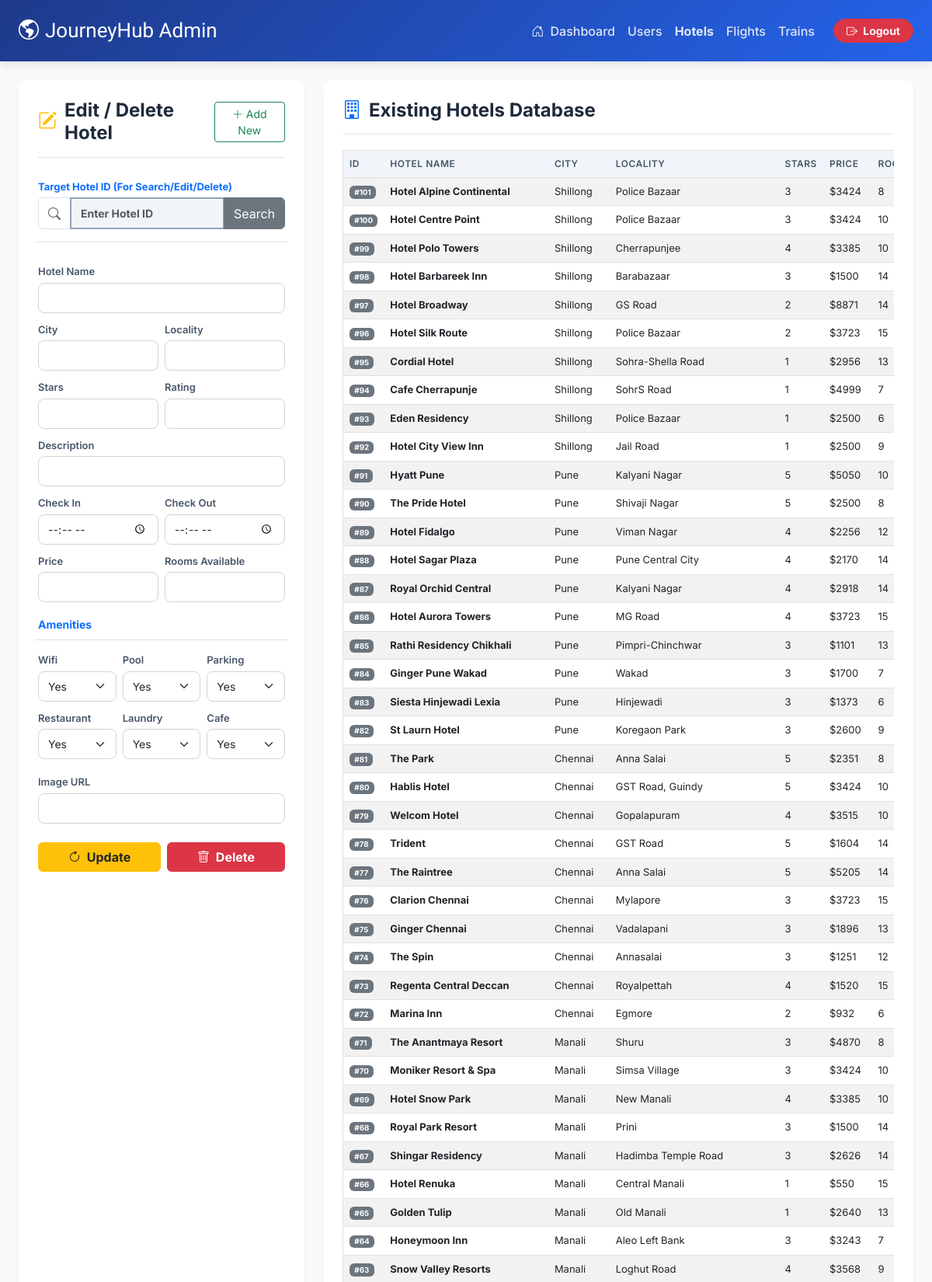
Page /Management/hotels_update.php (signed in, upper part) on the committed database.
### tables this page shows
CREATE TABLE `hotels` (
  `hotelID` int(10) NOT NULL,
  `hotelName` varchar(100) NOT NULL,
  `city` varchar(20) NOT NULL,
  `locality` varchar(50) NOT NULL,
  `stars` int(5) NOT NULL,
  `rating` varchar(5) NOT NULL,
  `hotelDesc` varchar(1000) NOT NULL,
  `checkIn` varchar(6) NOT NULL,
  `checkOut` varchar(6) NOT NULL,
  `price` int(10) NOT NULL,
  `roomsAvailable` int(5) NOT NULL,
  `wifi` varchar(5) NOT NULL,
  `swimmingPool` varchar(5) NOT NULL,
  `parking` varchar(5) NOT NULL,
  `restaurant` varchar(5) NOT NULL,
  `laundry` varchar(5) NOT NULL,
  `cafe` varchar(5) NOT NULL,
  `mainImage` varchar(100) NOT NULL
);

### Management/hotels_update.php (the view, shortened to what this page needs)
<?php
$servername = "localhost";
$username = "root";
$password = "";
$dbname = "travel";
$conn = mysqli_connect($servername, $username, $password, $dbname);
$hotelID = ""; $hotelName = ""; $city = ""; $locality = ""; $stars = ""; $rating = "";
$hotelDesc = ""; $checkIn = ""; $checkOut = ""; $price = ""; $roomsAvailable = "";
$wifi = ""; $swimmingPool = ""; $parking = ""; $restaurant = ""; $laundry = ""; $cafe = ""; $mainImage = "";
?>
<!DOCTYPE html>
<html lang="en">
<head>
    <link href="https://cdn.jsdelivr.net/npm/bootstrap@5.3.0/dist/css/bootstrap.min.css" rel="stylesheet">
    <link href="https://cdn.jsdelivr.net/npm/bootstrap-icons@1.10.5/font/bootstrap-icons.css" rel="stylesheet">
</head>
<body>
    <nav class="navbar navbar-expand-lg navbar-custom mb-4">
        <div class="container-fluid px-4">
            <a class="navbar-brand" href="Home.php">
                <i class="bi bi-globe-americas me-2"></i>JourneyHub Admin
            </a>
            <div class="collapse navbar-collapse" id="navbarNav">
                <ul class="navbar-nav ms-auto align-items-center">
                    <li class="nav-item"><a class="nav-link" href="Home.php"><i class="bi bi-house-door me-1"></i> Dashboard</a></li>
                    <li class="nav-item"><a class="nav-link" href="users_add.php">Users</a></li>
                    <li class="nav-item"><a class="nav-link active fw-bold text-white" href="hotels_add.php">Hotels</a></li>
                    <li class="nav-item"><a class="nav-link" href="flights_add.php">Flights</a></li>
                    <li class="nav-item"><a class="nav-link" href="trains_add.php">Trains</a></li>
                    <li class="nav-item ms-3">
                        <a href="adminLogout.php" class="btn btn-danger btn-sm rounded-pill px-3 fw-bold">
                            <i class="bi bi-box-arrow-right me-1"></i> Logout
                        </a>
                    </li>
                </ul>
            </div>
        </div>
    </nav>
    <div class="container-fluid px-4 pb-5">
        <div class="row g-4">
            <div class="col-lg-4">
                <div class="dashboard-card h-100">
                    <div class="d-flex justify-content-between align-items-center border-bottom pb-3 mb-4">
                        <h4 class="card-header-title border-0 mb-0 pb-0">
                            <i class="bi bi-pencil-square text-warning"></i> Edit / Delete Hotel
                        </h4>
                        <a href="hotels_add.php" class="btn btn-outline-success btn-sm">
                            <i class="bi bi-plus-lg"></i> Add New
                        </a>
                    </div>
                    <form method="post" action="">
                        <div class="row g-2">
                            <div class="col-12 mb-3 pb-3 border-bottom">
                                <label class="form-label text-primary fw-bold">Target Hotel ID (For Search/Edit/Delete)</label>
                                <div class="input-group">
                                    <span class="input-group-text bg-white"><i class="bi bi-search text-muted"></i></span>
                                    <input type="number" name="hotelID" class="form-control search-highlight fw-bold" placeholder="Enter Hotel ID" value="<?php echo htmlspecialchars($hotelID); ?>">
                                    <button type="submit" name="search" class="btn btn-secondary">Search</button>
                                </div>
                            </div>
                            <div class="col-12 mt-2">
                                <label class="form-label">Hotel Name</label>
                                <input type="text" name="hotelName" class="form-control" value="<?php echo htmlspecialchars($hotelName); ?>">
                            </div>
                            <div class="col-md-6 mt-2">
                                <label class="form-label">City</label>
                                <input type="text" name="city" class="form-control" value="<?php echo htmlspecialchars($city); ?>">
                            </div>
                            <div class="col-md-6 mt-2">
                                <label class="form-label">Locality</label>
                                <input type="text" name="locality" class="form-control" value="<?php echo htmlspecialchars($locality); ?>">
                            </div>
                            <div class="col-md-6 mt-2">
                                <label class="form-label">Stars</label>
                                <input type="number" min="1" max="5" name="stars" class="form-control" value="<?php echo htmlspecialchars($stars); ?>">
                            </div>
                            <div class="col-md-6 mt-2">
                                <label class="form-label">Rating</label>
                                <input type="text" name="rating" class="form-control" value="<?php echo htmlspecialchars($rating); ?>">
                            </div>
                            <div class="col-12 mt-2">
                                <label class="form-label">Description</label>
                                <input type="text" name="hotelDesc" class="form-control" value="<?php echo htmlspecialchars($hotelDesc); ?>">
                            </div>
                            <div class="col-md-6 mt-2">
                                <label class="form-label">Check In</label>
                                <input type="time" name="checkIn" class="form-control" value="<?php echo htmlspecialchars($checkIn); ?>">
                            </div>
                            <div class="col-md-6 mt-2">
                                <label class="form-label">Check Out</label>
                                <input type="time" name="checkOut" class="form-control" value="<?php echo htmlspecialchars($checkOut); ?>">
                            </div>
                            <div class="col-md-6 mt-2">
                                <label class="form-label">Price</label>
                                <input type="number" name="price" class="form-control" value="<?php echo htmlspecialchars($price); ?>">
                            </div>
                            <div class="col-md-6 mt-2">
                                <label class="form-label">Rooms Available</label>
                                <input type="number" name="roomsAvailable" class="form-control" value="<?php echo htmlspecialchars($roomsAvailable); ?>">
                            </div>
                            <div class="col-12 mt-3 mb-1 border-bottom pb-2">
                                <span class="fw-bold text-primary" style="font-size: 14px;">Amenities</span>
                            </div>
                            <div class="col-md-4 mt-2">
                                <label class="form-label">Wifi</label>
                                <select name="wifi" class="form-select">
                                    <option value="Yes" <?php if($wifi == 'Yes') echo 'selected'; ?>>Yes</option>
                                </select>
                            </div>
                            <div class="col-md-4 mt-2">
                                <label class="form-label">Pool</label>
                                <select name="swimmingPool" class="form-select">
                                    <option value="Yes" <?php if($swimmingPool == 'Yes') echo 'selected'; ?>>Yes</option>
                                </select>
                            </div>
                            <div class="col-md-4 mt-2">
                                <label class="form-label">Parking</label>
                                <select name="parking" class="form-select">
                                    <option value="Yes" <?php if($parking == 'Yes') echo 'selected'; ?>>Yes</option>
                                </select>
                            </div>
                            <div class="col-md-4 mt-2">
                                <label class="form-label">Restaurant</label>
                                <select name="restaurant" class="form-select">
                                    <option value="Yes" <?php if($restaurant == 'Yes') echo 'selected'; ?>>Yes</option>
                                </select>
                            </div>
                            <div class="col-md-4 mt-2">
                                <label class="form-label">Laundry</label>
                                <select name="laundry" class="form-select">
                                    <option value="Yes" <?php if($laundry == 'Yes') echo 'selected'; ?>>Yes</option>
                                </select>
                            </div>
                            <div class="col-md-4 mt-2">
                                <label class="form-label">Cafe</label>
                                <select name="cafe" class="form-select">
                                    <option value="Yes" <?php if($cafe == 'Yes') echo 'selected'; ?>>Yes</option>
                                </select>
                            </div>
                            <div class="col-12 mt-3">
                                <label class="form-label">Image URL</label>
                                <input type="text" name="mainImage" class="form-control" value="<?php echo htmlspecialchars($mainImage); ?>">
                            </div>
                            <div class="col-12 mt-4">
                                <div class="d-flex gap-2">
                                    <button type="submit" name="update" class="btn btn-warning flex-grow-1 fw-bold text-dark">
                                        <i class="bi bi-arrow-clockwise me-1"></i> Update
                                    </button>
                                    <button type="submit" name="delete" class="btn btn-danger flex-grow-1 fw-bold" onclick="return confirm('Are you sure you want to completely delete this Hotel?');">
                                        <i class="bi bi-trash me-1"></i> Delete
                                    </button>
                                </div>
                            </div>
                        </div>
                    </form>
                </div>
            </div>
            <div class="col-lg-8">
                <div class="dashboard-card h-100">
                    <h4 class="card-header-title">
                        <i class="bi bi-building text-primary"></i> Existing Hotels Database
                    </h4>
                    <div class="table-responsive">
                        <table class="table table-hover table-striped align-middle border">
                            <thead>
                                <tr>
                                    <th>ID</th>
                                    <th>Hotel Name</th>
                                    <th>City</th>
                                    <th>Locality</th>
                                    <th>Stars</th>
                                    <th>Price</th>
                                    <th>Rooms</th>
                                </tr>
                            </thead>
                            <tbody>
                                <?php
                                $sql = "SELECT hotelID, hotelName, city, locality, stars, price, roomsAvailable, wifi, swimmingPool, parking FROM hotels ORDER BY hotelID DESC";
                                $result = mysqli_query($conn, $sql);
                                if (mysqli_num_rows($result) > 0) {
                                    while($row = mysqli_fetch_assoc($result)) {
                                        echo "<tr>";
                                        echo "<td><span class='badge bg-secondary'>#" . htmlspecialchars($row['hotelID']) . "</span></td>";
                                        echo "<td class='fw-bold'>" . htmlspecialchars($row['hotelName']) . "</td>";
                                        echo "<td>" . htmlspecialchars($row['city']) . "</td>";
                                        echo "<td>" . htmlspecialchars($row['locality']) . "</td>";
                                        echo "<td>" . htmlspecialchars($row['stars']) . "</td>";
                                        echo "<td>$" . htmlspecialchars($row['price']) . "</td>";
                                        echo "<td>" . htmlspecialchars($row['roomsAvailable']) . "</td>";
                                        echo "</tr>";
                                    }
                                } else {
                                    echo "<tr><td colspan='10' class='text-center text-muted py-4'>No hotels found in the database.</td></tr>";
                                }
                                ?>
                            </tbody>
                        </table>
                    </div>
                </div>
            </div>
        </div>
    </div>
</body>
</html>

### Management/hotels_update.php (style rules this page uses)
body { background-color: #f8fafc; font-family: 'Inter', sans-serif; color: #334155; }
.navbar-custom { background: linear-gradient(135deg, #1e3a8a, #2563eb); padding: 15px 0; box-shadow: 0 4px 12px rgba(0,0,0,0.1); }
.navbar-brand { font-family: 'Courgette', cursive; font-size: 26px; color: #ffffff !important; }
.nav-link { color: rgba(255, 255, 255, 0.85) !important; font-weight: 500; transition: color 0.3s; }
.dashboard-card { background: #ffffff; border-radius: 12px; border: none; box-shadow: 0 4px 6px rgba(0, 0, 0, 0.05); padding: 25px; margin-bottom: 24px; }
.card-header-title { font-weight: 700; color: #1e293b; margin-bottom: 20px; padding-bottom: 15px; border-bottom: 1px solid #e2e8f0; display: flex; align-items: center; gap: 10px; }
.form-label { font-weight: 600; font-size: 13px; color: #475569; margin-bottom: 4px; }
.form-control, .form-select { border-radius: 8px; padding: 8px 12px; border: 1px solid #cbd5e1; font-size: 14px; }
.search-highlight { background-color: #f1f5f9; border: 2px solid #94a3b8; }
.table th { background-color: #f1f5f9; color: #475569; font-weight: 600; font-size: 12px; text-transform: uppercase; letter-spacing: 0.5px; white-space: nowrap; }
.table td { font-size: 13px; vertical-align: middle; white-space: nowrap; }

### rows in the picture
hotels: hotelID "101", hotelName "Hotel Alpine Continental", city "Shillong", locality "Police Bazaar", stars "3", price "3424", roomsAvailable "8"
hotels: hotelID "100", hotelName "Hotel Centre Point", city "Shillong", locality "Police Bazaar", stars "3", price "3424", roomsAvailable "10"
hotels: hotelID "99", hotelName "Hotel Polo Towers", city "Shillong", locality "Cherrapunjee", stars "4", price "3385", roomsAvailable "10"
hotels: hotelID "98", hotelName "Hotel Barbareek Inn", city "Shillong", locality "Barabazaar", stars "3", price "1500", roomsAvailable "14"
hotels: hotelID "97", hotelName "Hotel Broadway", city "Shillong", locality "GS Road", stars "2", price "8871", roomsAvailable "14"
hotels: hotelID "96", hotelName "Hotel Silk Route", city "Shillong", locality "Police Bazaar", stars "2", price "3723", roomsAvailable "15"
hotels: hotelID "95", hotelName "Cordial Hotel", city "Shillong", locality "Sohra-Shella Road", stars "1", price "2956", roomsAvailable "13"
hotels: hotelID "94", hotelName "Cafe Cherrapunje", city "Shillong", locality "SohrS Road", stars "1", price "4999", roomsAvailable "7"
hotels: hotelID "93", hotelName "Eden Residency", city "Shillong", locality "Police Bazaar", stars "1", price "2500", roomsAvailable "6"
hotels: hotelID "92", hotelName "Hotel City View Inn", city "Shillong", locality "Jail Road", stars "1", price "2500", roomsAvailable "9"
hotels: hotelID "91", hotelName "Hyatt Pune", city "Pune", locality "Kalyani Nagar", stars "5", price "5050", roomsAvailable "10"
hotels: hotelID "90", hotelName "The Pride Hotel", city "Pune", locality "Shivaji Nagar", stars "5", price "2500", roomsAvailable "8"
hotels: hotelID "89", hotelName "Hotel Fidalgo", city "Pune", locality "Viman Nagar", stars "4", price "2256", roomsAvailable "12"
hotels: hotelID "88", hotelName "Hotel Sagar Plaza", city "Pune", locality "Pune Central City", stars "4", price "2170", roomsAvailable "14"
hotels: hotelID "87", hotelName "Royal Orchid Central", city "Pune", locality "Kalyani Nagar", stars "4", price "2918", roomsAvailable "14"
hotels: hotelID "86", hotelName "Hotel Aurora Towers", city "Pune", locality "MG Road", stars "4", price "3723", roomsAvailable "15"
hotels: hotelID "85", hotelName "Rathi Residency Chikhali", city "Pune", locality "Pimpri-Chinchwar", stars "3", price "1101", roomsAvailable "13"
hotels: hotelID "84", hotelName "Ginger Pune Wakad", city "Pune", locality "Wakad", stars "3", price "1700", roomsAvailable "7"
hotels: hotelID "83", hotelName "Siesta Hinjewadi Lexia", city "Pune", locality "Hinjewadi", stars "3", price "1373", roomsAvailable "6"
hotels: hotelID "82", hotelName "St Laurn Hotel", city "Pune", locality "Koregaon Park", stars "3", price "2600", roomsAvailable "9"
hotels: hotelID "81", hotelName "The Park", city "Chennai", locality "Anna Salai", stars "5", price "2351", roomsAvailable "8"
hotels: hotelID "80", hotelName "Hablis Hotel", city "Chennai", locality "GST Road, Guindy", stars "5", price "3424", roomsAvailable "10"
hotels: hotelID "79", hotelName "Welcom Hotel", city "Chennai", locality "Gopalapuram", stars "4", price "3515", roomsAvailable "10"
hotels: hotelID "78", hotelName "Trident", city "Chennai", locality "GST Road", stars "5", price "1604", roomsAvailable "14"
hotels: hotelID "77", hotelName "The Raintree", city "Chennai", locality "Anna Salai", stars "5", price "5205", roomsAvailable "14"
hotels: hotelID "76", hotelName "Clarion Chennai", city "Chennai", locality "Mylapore", stars "3", price "3723", roomsAvailable "15"
hotels: hotelID "75", hotelName "Ginger Chennai", city "Chennai", locality "Vadalapani", stars "3", price "1896", roomsAvailable "13"
hotels: hotelID "74", hotelName "The Spin", city "Chennai", locality "Annasalai", stars "3", price "1251", roomsAvailable "12"
hotels: hotelID "73", hotelName "Regenta Central Deccan", city "Chennai", locality "Royalpettah", stars "4", price "1520", roomsAvailable "15"
hotels: hotelID "72", hotelName "Marina Inn", city "Chennai", locality "Egmore", stars "2", price "932", roomsAvailable "6"
hotels: hotelID "71", hotelName "The Anantmaya Resort", city "Manali", locality "Shuru", stars "3", price "4870", roomsAvailable "8"
hotels: hotelID "70", hotelName "Moniker Resort & Spa", city "Manali", locality "Simsa Village", stars "3", price "3424", roomsAvailable "10"
hotels: hotelID "69", hotelName "Hotel Snow Park", city "Manali", locality "New Manali", stars "4", price "3385", roomsAvailable "10"
hotels: hotelID "68", hotelName "Royal Park Resort", city "Manali", locality "Prini", stars "3", price "1500", roomsAvailable "14"
hotels: hotelID "67", hotelName "Shingar Residency", city "Manali", locality "Hadimba Temple Road", stars "3", price "2626", roomsAvailable "14"
hotels: hotelID "66", hotelName "Hotel Renuka", city "Manali", locality "Central Manali", stars "1", price "550", roomsAvailable "15"
hotels: hotelID "65", hotelName "Golden Tulip", city "Manali", locality "Old Manali", stars "1", price "2640", roomsAvailable "13"
hotels: hotelID "64", hotelName "Honeymoon Inn", city "Manali", locality "Aleo Left Bank", stars "3", price "3243", roomsAvailable "7"
hotels: hotelID "63", hotelName "Snow Valley Resorts", city "Manali", locality "Loghut Road", stars "4", price "3568", roomsAvailable "9"
